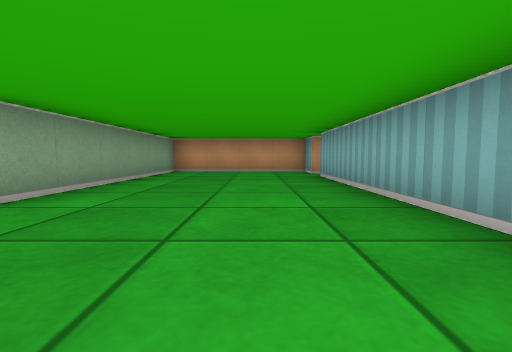
[1] (above)

24 first-person views from a walk through a cub3D maze. The camera is about half as high as the walls, tilts 4° down and sees 85° across. The floor is counted in squares. Each view is taken from the middle of a square. On the plan, view 1 faces up. The plan holds only what a view shows up to about 9 squares ahead; the rest is blank.

[2]
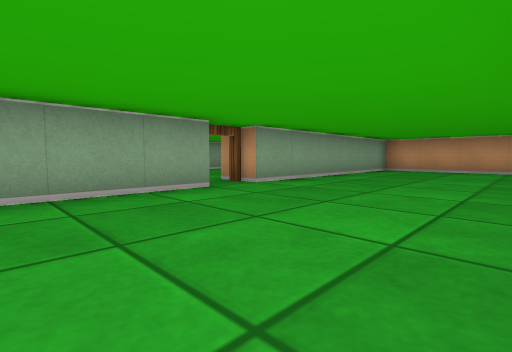

[3]
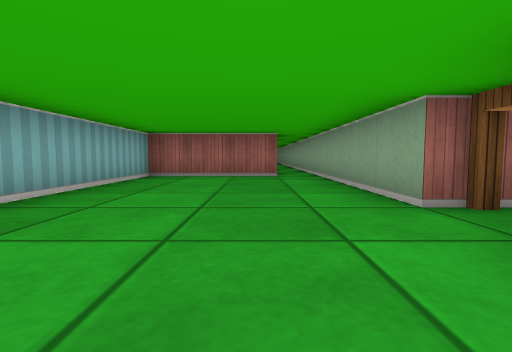

[4]
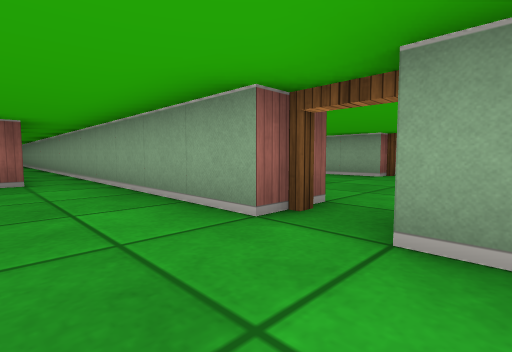

[5]
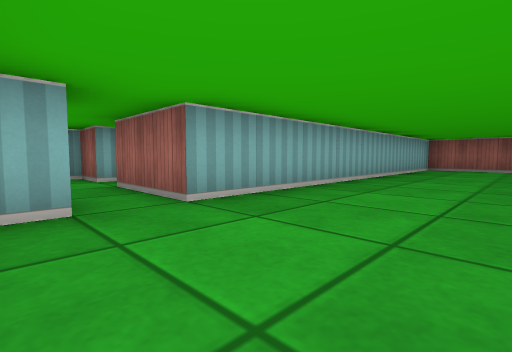

[6]
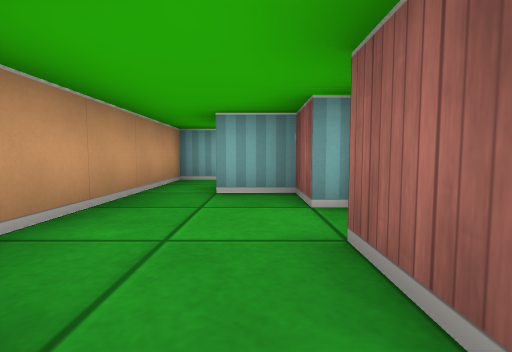

[7]
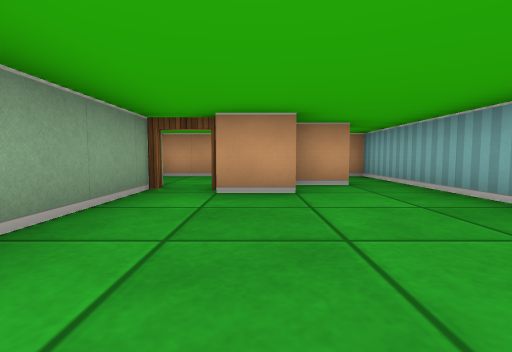

[8]
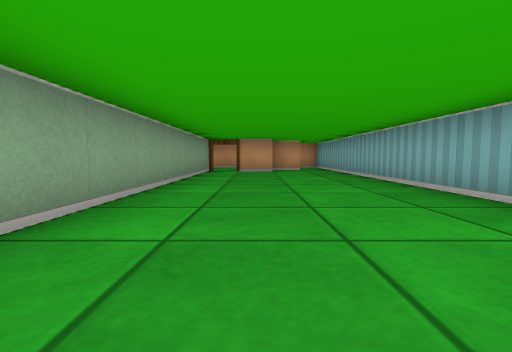

[9]
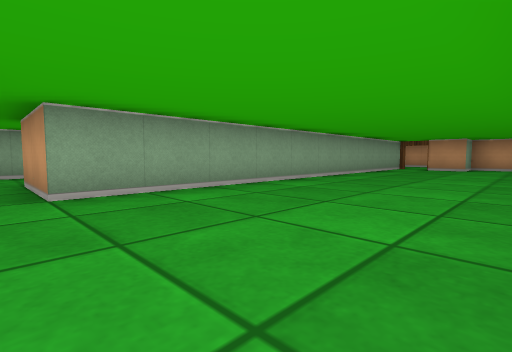

[10]
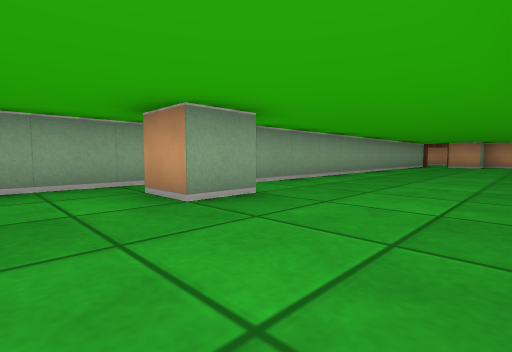

[11]
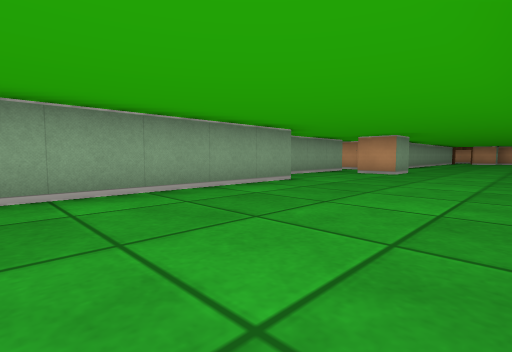

[12]
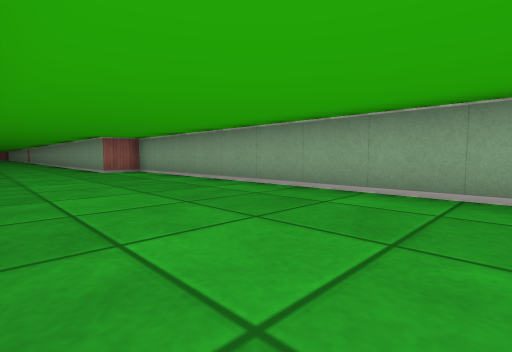

[13]
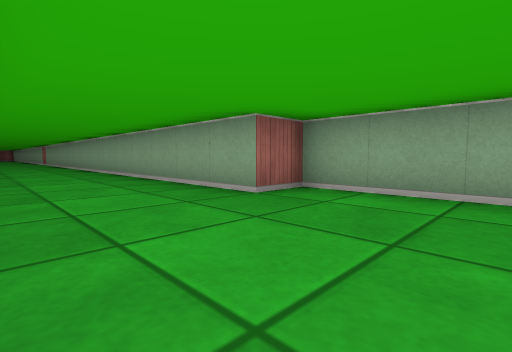

[14]
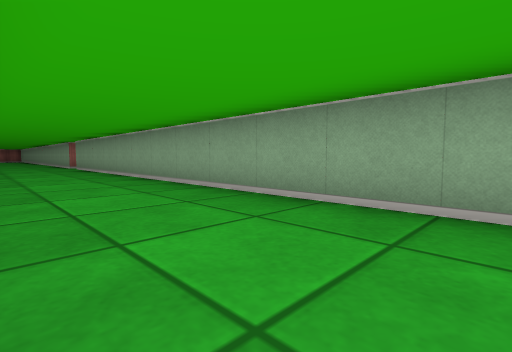

[15]
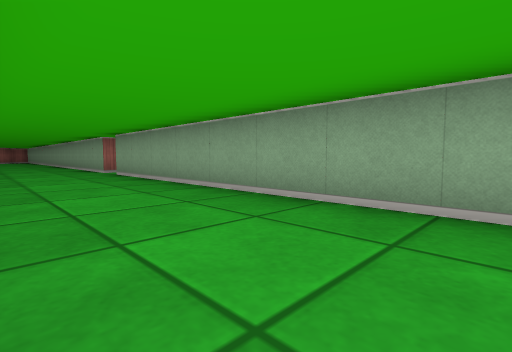

[16]
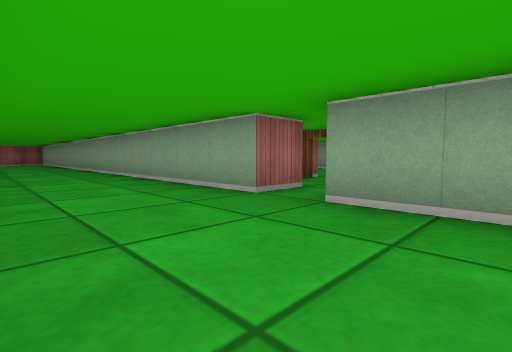

[17]
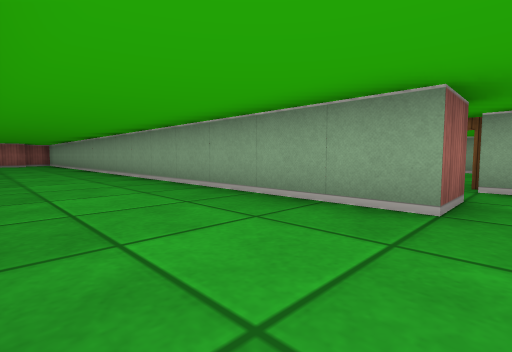

[18]
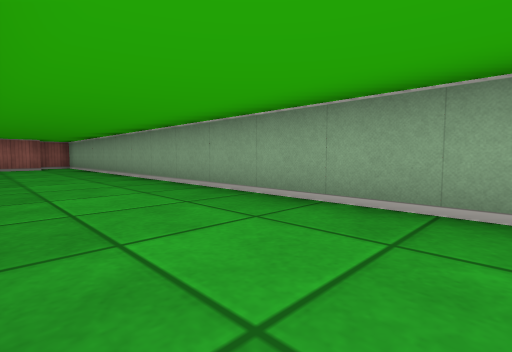

[19]
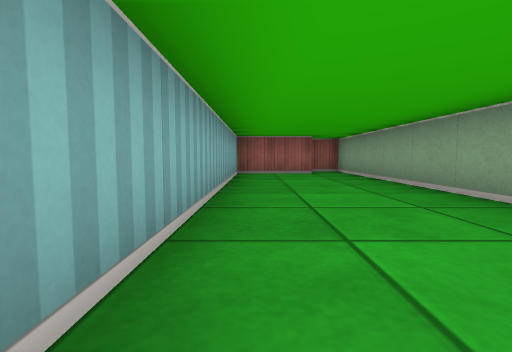

[20]
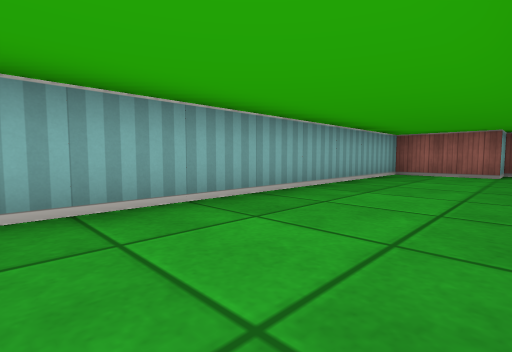

[21]
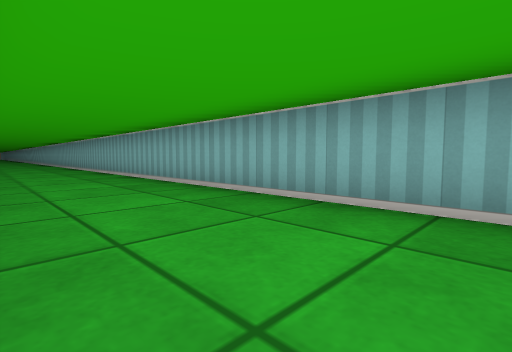

[22]
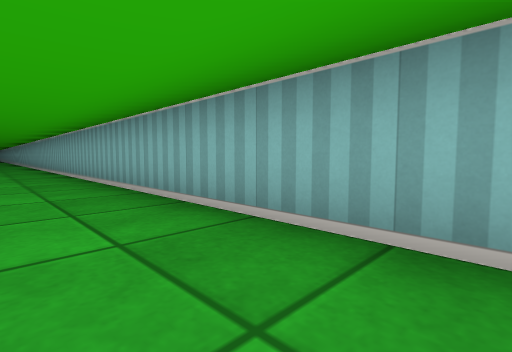

[23]
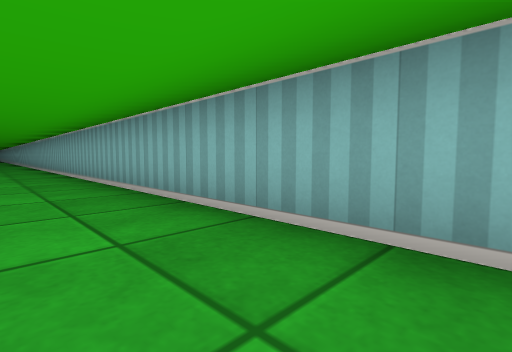

[24]
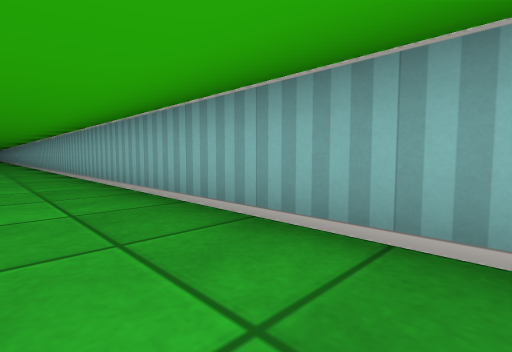

### Floor plan
Points are (right, up) in squares from view 1. A wall is a line through its corners. A room is listed if a view was taken in it or the views show most of it. See-through windows are left out.
Room 1 (views 1, 2, 3, 4, 5)
walls: (-2.5, 1.5) (-2.5, -6.5); (-1.6, -2.5) (1.5, -2.5) (1.5, 6.5); (1.5, 7.4) (1.5, 8.5) (-2.5, 8.5) (-2.5, 2.5)
ways out: opening at (2, 7) to room 2; opening at (-2, -6); open door at (-3, 2)
Room 2 (view 6)
walls: (1.5, 6.5) (3.5, 6.5); (4.5, 8.5) (2.8, 8.5); (5.5, 6.5) (5.5, 7.5)
ways out: opening at (2, 7) to room 1; open door at (4, 6) to room 3; opening at (5, 8) to room 4
Room 3 (views 7, 8, 9, 10, 11, 12, 13, 14, 15, 16, 17, 18, 19, 20, 21, 22, 23, 24)
walls: (3.5, -9.5) (3.5, -20.5) (4.5, -20.5) (4.5, -35.5); (4.5, -5.5) (4.5, -6.5) (3.5, -6.5); (2.5, -5.8) (2.5, -8.2); (3.4, -36.5) (4.5, -36.5) (4.5, -52.5) (5.5, -52.5) (5.5, -51.5) (7.5, -51.5) (7.5, -18.8); (7.5, -0.4) (7.5, 6.5); (3.5, 6.1) (3.5, -4.5) (1.5, -4.5); (6.6, 6.5) (5.5, 6.5) (5.5, 5.5) (4.5, 5.5)
ways out: open door at (4, 6) to room 2; opening at (7, 7) to room 4; opening at (2, -5); opening at (4, -36)
Room 4 (no view inside)
walls: (4.5, 6.5) (5.5, 6.5); (7.5, 6.5) (7.5, 8.5) (4.5, 8.5)
ways out: opening at (5, 8) to room 2; opening at (7, 7) to room 3

Positions as (right, up) in squares from view 1, and headings:
1: (0, 0), facing up
2: (1, -1), facing up-left
3: (-1, 4), facing down
4: (-1, 3), facing down-left
5: (-1, 8), facing down-right
6: (2, 7), facing right
7: (5, 2), facing up
8: (5, -3), facing up
9: (7, -5), facing up-left
10: (7, -8), facing up-left
11: (7, -14), facing up-left
12: (7, -12), facing down-left
13: (7, -18), facing down-left
14: (7, -24), facing down-left
15: (7, -28), facing down-left
16: (7, -34), facing down-left
17: (7, -36), facing down-left
18: (7, -40), facing down-left
19: (7, -44), facing down
20: (5, -44), facing down-right
21: (5, -46), facing up-right
22: (6, -41), facing up-right
23: (6, -35), facing up-right
24: (6, -30), facing up-right
